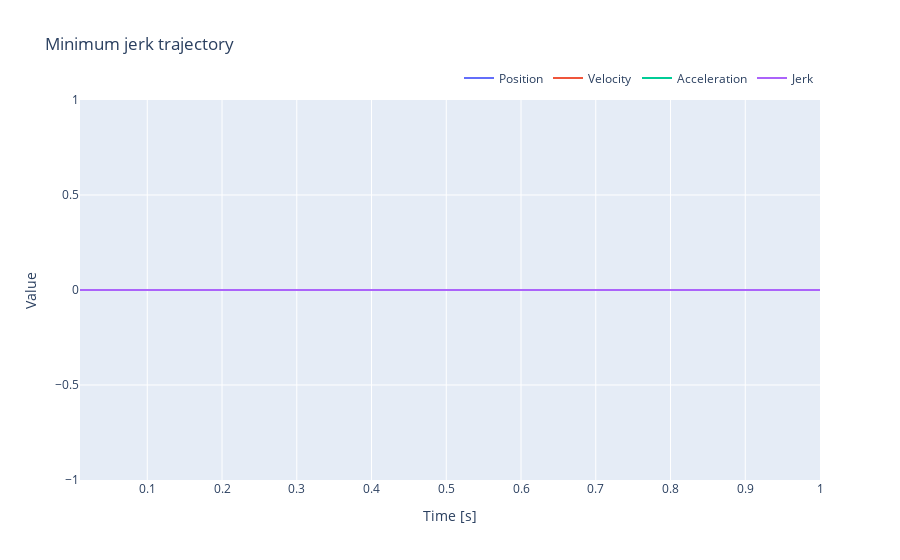

Write notebook code for a chart like this one.
### Code cell
import plotly.graph_objects as go
import numpy as np


def minimum_jerk_trajectory(points, T, frequency):
    num_points = len(points)
    timefreq = int(T * frequency) + 1

    a = np.zeros((6, num_points))
    a[0, :] = points[:, 0]
    a[1, :] = points[:, 1]
    a[2, :] = points[:, 2] / 2

    b = np.zeros((num_points, 3, 3))
    b[:, 0, 0] = T ** 3
    b[:, 0, 1] = T ** 4
    b[:, 0, 2] = T ** 5
    b[:, 1, 0] = 3 * T ** 2
    b[:, 1, 1] = 4 * T ** 3
    b[:, 1, 2] = 5 * T ** 4
    b[:, 2, 0] = 6 * T
    b[:, 2, 1] = 12 * T ** 2
    b[:, 2, 2] = 20 * T ** 3

    c = np.zeros((num_points, 3))
    c[:, 0] = points[:, 3] - a[0, :] - a[1, :] * T - a[2, :] * T ** 2
    c[:, 1] = points[:, 4] - a[1, :] - 2 * a[2, :] * T
    c[:, 2] = points[:, 5] - 2 * a[2, :]

    trajectory = []
    trajectory_derivative = []
    acceleration = []
    jerk = []

    for time in range(1, timefreq):
        t = time / timefreq
        pos = np.sum(a * np.array([t ** i for i in range(6)]).reshape(6, 1, -1), axis=0)
        vel = np.sum(a[1:] * np.array([(i + 1) * t ** i for i in range(5)]).reshape(5, 1, -1), axis=0)
        acc = np.sum(a[2:] * np.array([(i + 1) * i * t ** (i - 1) for i in range(4)]).reshape(4, 1, -1), axis=0)
        j = np.sum(a[3:] * np.array([(i + 1) * i * (i - 1) * t ** (i - 2) for i in range(3)]).reshape(3, 1, -1), axis=0)

        trajectory.append(pos)
        trajectory_derivative.append(vel)
        acceleration.append(acc)
        jerk.append(j)

    return trajectory, trajectory_derivative, acceleration, jerk


# Set up points and parameters.
points = np.array([
    [0.0, 0.0, 0.0, 10.0, 2.0, 2.0]
])

T = 1.0
frequency = 100

traj, traj_vel, traj_acc, traj_jerk = minimum_jerk_trajectory(points, T, frequency)

# Create plot.
xaxis = np.arange(1, len(traj) + 1) / frequency

fig = go.Figure()
fig.add_trace(go.Scatter(x=xaxis, y=np.array(traj)[:, 0, 0], name='Position'))
fig.add_trace(go.Scatter(x=xaxis, y=np.array(traj_vel)[:, 0, 0], name='Velocity'))
fig.add_trace(go.Scatter(x=xaxis, y=np.array(traj_acc)[:, 0, 0], name='Acceleration'))
fig.add_trace(go.Scatter(x=xaxis, y=np.array(traj_jerk)[:, 0, 0], name='Jerk'))

fig.update_layout(
    title="Minimum jerk trajectory",
    xaxis_title="Time [s]",
    yaxis_title="Value",
    legend=dict(
        orientation="h",
        yanchor="bottom",
        y=1.02,
        xanchor="right",
        x=1
    )
)

fig.show()

### Figure 1 — Plotly figure (JSON) as saved in the notebook; plotly's stock layout.template omitted (floating-point values rounded to 4 significant figures)
{"data": [{"name": "Position", "type": "scatter", "x": [0.01, 0.02, 0.03, 0.04, 0.05, 0.06, 0.07, 0.08, 0.09, 0.1, 0.11, 0.12, 0.13, 0.14, 0.15, 0.16, 0.17, 0.18, 0.19, 0.2, 0.21, 0.22, 0.23, 0.24, 0.25, 0.26, 0.27, 0.28, 0.29, 0.3, 0.31, 0.32, 0.33, 0.34, 0.35, 0.36, 0.37, 0.38, 0.39, 0.4, 0.41, 0.42, 0.43, 0.44, 0.45, 0.46, 0.47, 0.48, 0.49, 0.5, 0.51, 0.52, 0.53, 0.54, 0.55, 0.56, 0.57, 0.58, 0.59, 0.6, 0.61, 0.62, 0.63, 0.64, 0.65, 0.66, 0.67, 0.68, 0.69, 0.7, 0.71, 0.72, 0.73, 0.74, 0.75, 0.76, 0.77, 0.78, 0.79, 0.8, 0.81, 0.82, 0.83, 0.84, 0.85, 0.86, 0.87, 0.88, 0.89, 0.9, 0.91, 0.92, 0.93, 0.94, 0.95, 0.96, 0.97, 0.98, 0.99, 1], "y": [0, 0, 0, 0, 0, 0, 0, 0, 0, 0, 0, 0, 0, 0, 0, 0, 0, 0, 0, 0, 0, 0, 0, 0, 0, 0, 0, 0, 0, 0, 0, 0, 0, 0, 0, 0, 0, 0, 0, 0, 0, 0, 0, 0, 0, 0, 0, 0, 0, 0, 0, 0, 0, 0, 0, 0, 0, 0, 0, 0, 0, 0, 0, 0, 0, 0, 0, 0, 0, 0, 0, 0, 0, 0, 0, 0, 0, 0, 0, 0, 0, 0, 0, 0, 0, 0, 0, 0, 0, 0, 0, 0, 0, 0, 0, 0, 0, 0, 0, 0]}, {"name": "Velocity", "type": "scatter", "x": [0.01, 0.02, 0.03, 0.04, 0.05, 0.06, 0.07, 0.08, 0.09, 0.1, 0.11, 0.12, 0.13, 0.14, 0.15, 0.16, 0.17, 0.18, 0.19, 0.2, 0.21, 0.22, 0.23, 0.24, 0.25, 0.26, 0.27, 0.28, 0.29, 0.3, 0.31, 0.32, 0.33, 0.34, 0.35, 0.36, 0.37, 0.38, 0.39, 0.4, 0.41, 0.42, 0.43, 0.44, 0.45, 0.46, 0.47, 0.48, 0.49, 0.5, 0.51, 0.52, 0.53, 0.54, 0.55, 0.56, 0.57, 0.58, 0.59, 0.6, 0.61, 0.62, 0.63, 0.64, 0.65, 0.66, 0.67, 0.68, 0.69, 0.7, 0.71, 0.72, 0.73, 0.74, 0.75, 0.76, 0.77, 0.78, 0.79, 0.8, 0.81, 0.82, 0.83, 0.84, 0.85, 0.86, 0.87, 0.88, 0.89, 0.9, 0.91, 0.92, 0.93, 0.94, 0.95, 0.96, 0.97, 0.98, 0.99, 1], "y": [0, 0, 0, 0, 0, 0, 0, 0, 0, 0, 0, 0, 0, 0, 0, 0, 0, 0, 0, 0, 0, 0, 0, 0, 0, 0, 0, 0, 0, 0, 0, 0, 0, 0, 0, 0, 0, 0, 0, 0, 0, 0, 0, 0, 0, 0, 0, 0, 0, 0, 0, 0, 0, 0, 0, 0, 0, 0, 0, 0, 0, 0, 0, 0, 0, 0, 0, 0, 0, 0, 0, 0, 0, 0, 0, 0, 0, 0, 0, 0, 0, 0, 0, 0, 0, 0, 0, 0, 0, 0, 0, 0, 0, 0, 0, 0, 0, 0, 0, 0]}, {"name": "Acceleration", "type": "scatter", "x": [0.01, 0.02, 0.03, 0.04, 0.05, 0.06, 0.07, 0.08, 0.09, 0.1, 0.11, 0.12, 0.13, 0.14, 0.15, 0.16, 0.17, 0.18, 0.19, 0.2, 0.21, 0.22, 0.23, 0.24, 0.25, 0.26, 0.27, 0.28, 0.29, 0.3, 0.31, 0.32, 0.33, 0.34, 0.35, 0.36, 0.37, 0.38, 0.39, 0.4, 0.41, 0.42, 0.43, 0.44, 0.45, 0.46, 0.47, 0.48, 0.49, 0.5, 0.51, 0.52, 0.53, 0.54, 0.55, 0.56, 0.57, 0.58, 0.59, 0.6, 0.61, 0.62, 0.63, 0.64, 0.65, 0.66, 0.67, 0.68, 0.69, 0.7, 0.71, 0.72, 0.73, 0.74, 0.75, 0.76, 0.77, 0.78, 0.79, 0.8, 0.81, 0.82, 0.83, 0.84, 0.85, 0.86, 0.87, 0.88, 0.89, 0.9, 0.91, 0.92, 0.93, 0.94, 0.95, 0.96, 0.97, 0.98, 0.99, 1], "y": [0, 0, 0, 0, 0, 0, 0, 0, 0, 0, 0, 0, 0, 0, 0, 0, 0, 0, 0, 0, 0, 0, 0, 0, 0, 0, 0, 0, 0, 0, 0, 0, 0, 0, 0, 0, 0, 0, 0, 0, 0, 0, 0, 0, 0, 0, 0, 0, 0, 0, 0, 0, 0, 0, 0, 0, 0, 0, 0, 0, 0, 0, 0, 0, 0, 0, 0, 0, 0, 0, 0, 0, 0, 0, 0, 0, 0, 0, 0, 0, 0, 0, 0, 0, 0, 0, 0, 0, 0, 0, 0, 0, 0, 0, 0, 0, 0, 0, 0, 0]}, {"name": "Jerk", "type": "scatter", "x": [0.01, 0.02, 0.03, 0.04, 0.05, 0.06, 0.07, 0.08, 0.09, 0.1, 0.11, 0.12, 0.13, 0.14, 0.15, 0.16, 0.17, 0.18, 0.19, 0.2, 0.21, 0.22, 0.23, 0.24, 0.25, 0.26, 0.27, 0.28, 0.29, 0.3, 0.31, 0.32, 0.33, 0.34, 0.35, 0.36, 0.37, 0.38, 0.39, 0.4, 0.41, 0.42, 0.43, 0.44, 0.45, 0.46, 0.47, 0.48, 0.49, 0.5, 0.51, 0.52, 0.53, 0.54, 0.55, 0.56, 0.57, 0.58, 0.59, 0.6, 0.61, 0.62, 0.63, 0.64, 0.65, 0.66, 0.67, 0.68, 0.69, 0.7, 0.71, 0.72, 0.73, 0.74, 0.75, 0.76, 0.77, 0.78, 0.79, 0.8, 0.81, 0.82, 0.83, 0.84, 0.85, 0.86, 0.87, 0.88, 0.89, 0.9, 0.91, 0.92, 0.93, 0.94, 0.95, 0.96, 0.97, 0.98, 0.99, 1], "y": [0, 0, 0, 0, 0, 0, 0, 0, 0, 0, 0, 0, 0, 0, 0, 0, 0, 0, 0, 0, 0, 0, 0, 0, 0, 0, 0, 0, 0, 0, 0, 0, 0, 0, 0, 0, 0, 0, 0, 0, 0, 0, 0, 0, 0, 0, 0, 0, 0, 0, 0, 0, 0, 0, 0, 0, 0, 0, 0, 0, 0, 0, 0, 0, 0, 0, 0, 0, 0, 0, 0, 0, 0, 0, 0, 0, 0, 0, 0, 0, 0, 0, 0, 0, 0, 0, 0, 0, 0, 0, 0, 0, 0, 0, 0, 0, 0, 0, 0, 0]}], "layout": {"legend": {"orientation": "h", "x": 1, "xanchor": "right", "y": 1.02, "yanchor": "bottom"}, "title": {"text": "Minimum jerk trajectory"}, "xaxis": {"title": {"text": "Time [s]"}}, "yaxis": {"title": {"text": "Value"}}}}
